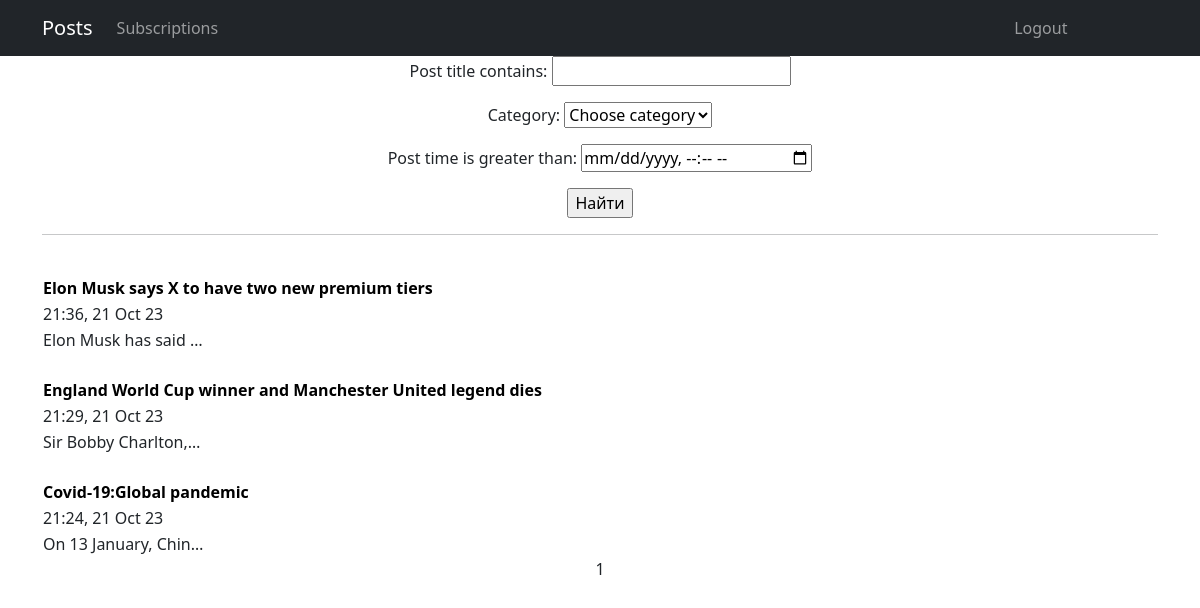
Screenshot of /search/ (signed in) with the database file from the repository.
### news/models.py (models this page shows, shortened)
class Post(models.Model):
    NEWS = 'NW'
    ARTICLE = 'AT'
    CHOICE = (
        (NEWS, 'Новость'),
        (ARTICLE, 'Статья'),
    )
    post_time = models.DateTimeField(auto_now_add=True)
    choice = models.CharField(choices=CHOICE, max_length=3, default=ARTICLE)
    post_title = models.CharField(blank=False, max_length=255)
    post_content = models.TextField()
    post_rating = models.IntegerField(default=0)
    author = models.ForeignKey(Author, on_delete=models.CASCADE)
    categories = models.ManyToManyField(Category, through='PostCategory')
    def get_absolute_url(self):
        return reverse('post_detail', args=[str(self.id)])

### news/views.py (the view)
# urls.py: path('search/', FilterPostList.as_view()),
class FilterPostList(ListView):
    model = Post
    ordering = '-post_time'
    template_name = 'filter.html'
    context_object_name = 'posts'
    paginate_by = 10
    def get_queryset(self):
        queryset = super().get_queryset()
        self.filterset = PostFilter(self.request.GET, queryset)
        return self.filterset.qs
    def get_context_data(self, *, object_list=None, **kwargs):
        context = super().get_context_data(**kwargs)
        context['filterset'] = self.filterset
        return context

### news/models.py (called while the page is built)
    def __str__(self):
        return self.category_name

### templates/filter.html (shortened to what this page needs)
{% extends 'flatpages/default.html' %}
{% load custom_tags %}
{% block content %}
<form action="" method="get">
    {{ filterset.form.as_p }}
    <input type="submit" value="Найти" />
</form>
{% if posts %}
    <hr>
    {% for post in posts %}
        <table>
            <tr align="justify">
                <th><a style="text-decoration:none;color:black;" href="{{ post.get_absolute_url }}">{{ post.post_title}}</a></th>
            </tr>
            <tr align="justify">
                <td>{{ post.post_time|date:'H:i, d M y '}}</td>
            </tr>
            <tr align="justify">
                <td>{{ post.post_content|truncatechars:20 }}</td>
            </tr>
            {% if perms.simpleapp.add_product %}
            <tr>
                <td align="justify"><p><a href="{{post.id}}/edit"><button style = "border:none;background-color:white;"><i>Edit</i></button></a>  <a href="{{post.id}}/delete"><button style = "border:none;background-color:white;"><i>Delete</i></button></a></p></td>
            </tr>
            {% else %}
            <br>
            {% endif %}
        </table>
    {% endfor %}
{% else %}
    <h2>there are no posts</h2>
{% endif %}
   {{ page_obj.number }}
{% endblock content %}

### rows the page displays
Post: post_title "Elon Musk says X to have two new premium tiers", post_time "21:36, 21 Oct 23", post_content "Elon Musk has said …"
Post: post_title "England World Cup winner and Manchester United legend dies", post_time "21:29, 21 Oct 23", post_content "Sir Bobby Charlton,…"
Post: post_title "Covid-19:Global pandemic", post_time "21:24, 21 Oct 23", post_content "On 13 January, Chin…"

### other values shown
{{ page_obj.number }} "1"
